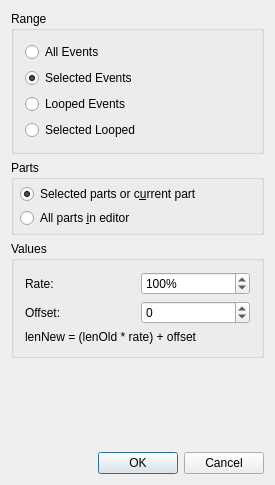
<?xml version="1.0" encoding="UTF-8"?>
<ui version="4.0">
 <class>GateTimeBase</class>
 <widget class="QDialog" name="GateTimeBase">
  <property name="geometry">
   <rect>
    <x>0</x>
    <y>0</y>
    <width>275</width>
    <height>485</height>
   </rect>
  </property>
  <property name="windowTitle">
   <string>MusE: Modify Note Length</string>
  </property>
  <layout class="QVBoxLayout">
   <property name="spacing">
    <number>6</number>
   </property>
   <property name="leftMargin">
    <number>11</number>
   </property>
   <property name="topMargin">
    <number>11</number>
   </property>
   <property name="rightMargin">
    <number>11</number>
   </property>
   <property name="bottomMargin">
    <number>11</number>
   </property>
   <item>
    <widget class="QGroupBox" name="rangeBox">
     <property name="title">
      <string>Range</string>
     </property>
     <layout class="QVBoxLayout">
      <property name="spacing">
       <number>6</number>
      </property>
      <property name="leftMargin">
       <number>11</number>
      </property>
      <property name="topMargin">
       <number>11</number>
      </property>
      <property name="rightMargin">
       <number>11</number>
      </property>
      <property name="bottomMargin">
       <number>11</number>
      </property>
      <item>
       <widget class="QRadioButton" name="allButton">
        <property name="text">
         <string>All Events</string>
        </property>
       </widget>
      </item>
      <item>
       <widget class="QRadioButton" name="selButton">
        <property name="text">
         <string>Selected Events</string>
        </property>
        <property name="checked">
         <bool>true</bool>
        </property>
       </widget>
      </item>
      <item>
       <widget class="QRadioButton" name="loopButton">
        <property name="text">
         <string>Looped Events</string>
        </property>
       </widget>
      </item>
      <item>
       <widget class="QRadioButton" name="sloopButton">
        <property name="text">
         <string>Selected Looped</string>
        </property>
       </widget>
      </item>
     </layout>
    </widget>
   </item>
   <item>
    <widget class="QGroupBox" name="partsBox">
     <property name="sizePolicy">
      <sizepolicy hsizetype="Preferred" vsizetype="Minimum">
       <horstretch>0</horstretch>
       <verstretch>0</verstretch>
      </sizepolicy>
     </property>
     <property name="title">
      <string>Parts</string>
     </property>
     <layout class="QVBoxLayout" name="verticalLayout_3">
      <property name="spacing">
       <number>4</number>
      </property>
      <property name="leftMargin">
       <number>6</number>
      </property>
      <property name="topMargin">
       <number>4</number>
      </property>
      <property name="rightMargin">
       <number>6</number>
      </property>
      <property name="bottomMargin">
       <number>4</number>
      </property>
      <item>
       <widget class="QRadioButton" name="not_all_parts_button">
        <property name="text">
         <string>Selected parts or c&amp;urrent part</string>
        </property>
        <property name="checked">
         <bool>true</bool>
        </property>
       </widget>
      </item>
      <item>
       <widget class="QRadioButton" name="all_parts_button">
        <property name="text">
         <string>All parts &amp;in editor</string>
        </property>
       </widget>
      </item>
     </layout>
    </widget>
   </item>
   <item>
    <widget class="QGroupBox" name="GroupBox3">
     <property name="title">
      <string>Values</string>
     </property>
     <layout class="QGridLayout">
      <property name="leftMargin">
       <number>11</number>
      </property>
      <property name="topMargin">
       <number>11</number>
      </property>
      <property name="rightMargin">
       <number>11</number>
      </property>
      <property name="bottomMargin">
       <number>11</number>
      </property>
      <property name="spacing">
       <number>6</number>
      </property>
      <item row="0" column="0">
       <widget class="QLabel" name="TextLabel3">
        <property name="text">
         <string>Rate:</string>
        </property>
        <property name="wordWrap">
         <bool>false</bool>
        </property>
       </widget>
      </item>
      <item row="1" column="0">
       <widget class="QLabel" name="TextLabel4">
        <property name="text">
         <string>Offset:</string>
        </property>
        <property name="wordWrap">
         <bool>false</bool>
        </property>
       </widget>
      </item>
      <item row="0" column="1">
       <widget class="QSpinBox" name="rate">
        <property name="suffix">
         <string>%</string>
        </property>
        <property name="maximum">
         <number>1000</number>
        </property>
        <property name="value">
         <number>100</number>
        </property>
       </widget>
      </item>
      <item row="1" column="1">
       <widget class="QSpinBox" name="offset">
        <property name="minimum">
         <number>-999</number>
        </property>
        <property name="maximum">
         <number>999</number>
        </property>
        <property name="singleStep">
         <number>1</number>
        </property>
       </widget>
      </item>
      <item row="2" column="0" colspan="2">
       <widget class="QLabel" name="label">
        <property name="text">
         <string>lenNew = (lenOld * rate) + offset</string>
        </property>
       </widget>
      </item>
     </layout>
    </widget>
   </item>
   <item>
    <spacer name="verticalSpacer">
     <property name="orientation">
      <enum>Qt::Vertical</enum>
     </property>
     <property name="sizeHint" stdset="0">
      <size>
       <width>20</width>
       <height>40</height>
      </size>
     </property>
    </spacer>
   </item>
   <item>
    <layout class="QHBoxLayout">
     <property name="spacing">
      <number>6</number>
     </property>
     <property name="leftMargin">
      <number>0</number>
     </property>
     <property name="topMargin">
      <number>0</number>
     </property>
     <property name="rightMargin">
      <number>0</number>
     </property>
     <property name="bottomMargin">
      <number>0</number>
     </property>
     <item>
      <spacer name="spacer">
       <property name="orientation">
        <enum>Qt::Horizontal</enum>
       </property>
       <property name="sizeType">
        <enum>QSizePolicy::Expanding</enum>
       </property>
       <property name="sizeHint" stdset="0">
        <size>
         <width>0</width>
         <height>0</height>
        </size>
       </property>
      </spacer>
     </item>
     <item>
      <widget class="QPushButton" name="okButton">
       <property name="text">
        <string>OK</string>
       </property>
       <property name="autoDefault">
        <bool>false</bool>
       </property>
       <property name="default">
        <bool>true</bool>
       </property>
      </widget>
     </item>
     <item>
      <widget class="QPushButton" name="cancelButton">
       <property name="text">
        <string>Cancel</string>
       </property>
      </widget>
     </item>
    </layout>
   </item>
  </layout>
 </widget>
 <resources/>
 <connections>
  <connection>
   <sender>okButton</sender>
   <signal>clicked()</signal>
   <receiver>GateTimeBase</receiver>
   <slot>accept()</slot>
   <hints>
    <hint type="sourcelabel">
     <x>20</x>
     <y>20</y>
    </hint>
    <hint type="destinationlabel">
     <x>20</x>
     <y>20</y>
    </hint>
   </hints>
  </connection>
  <connection>
   <sender>cancelButton</sender>
   <signal>clicked()</signal>
   <receiver>GateTimeBase</receiver>
   <slot>reject()</slot>
   <hints>
    <hint type="sourcelabel">
     <x>20</x>
     <y>20</y>
    </hint>
    <hint type="destinationlabel">
     <x>20</x>
     <y>20</y>
    </hint>
   </hints>
  </connection>
 </connections>
</ui>
